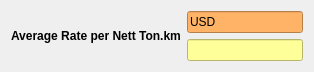
       <widget class="QWidget" name="layoutWidget">
        <property name="geometry">
         <rect>
          <x>120</x>
          <y>2700</y>
          <width>314</width>
          <height>54</height>
         </rect>
        </property>
        <layout class="QHBoxLayout" name="horizontalLayout_14">
         <item>
          <widget class="QLabel" name="label_84">
           <property name="maximumSize">
            <size>
             <width>200</width>
             <height>16777215</height>
            </size>
           </property>
           <property name="text">
            <string>&lt;html&gt;&lt;head/&gt;&lt;body&gt;&lt;p&gt;&lt;span style=&quot; font-weight:700;&quot;&gt;Average Rate per Nett Ton.km&lt;/span&gt;&lt;/p&gt;&lt;/body&gt;&lt;/html&gt;</string>
           </property>
          </widget>
         </item>
         <item>
          <layout class="QVBoxLayout" name="revenue1">
           <item>
            <widget class="QLineEdit" name="lineEdit_67">
             <property name="styleSheet">
              <string notr="true">QLineEdit {
    background-color: #FFB366;  /* Pastel Orange */
    color: #000000;             /* Text Color */
}
</string>
             </property>
             <property name="text">
              <string>USD</string>
             </property>
             <property name="readOnly">
              <bool>true</bool>
             </property>
            </widget>
           </item>
           <item>
            <widget class="QLineEdit" name="revenueRateNett_Input">
             <property name="styleSheet">
              <string notr="true">QLineEdit {
    background-color: #FFFF99;
    color: #000000;
}
</string>
             </property>
            </widget>
           </item>
          </layout>
         </item>
        </layout>
       </widget>
